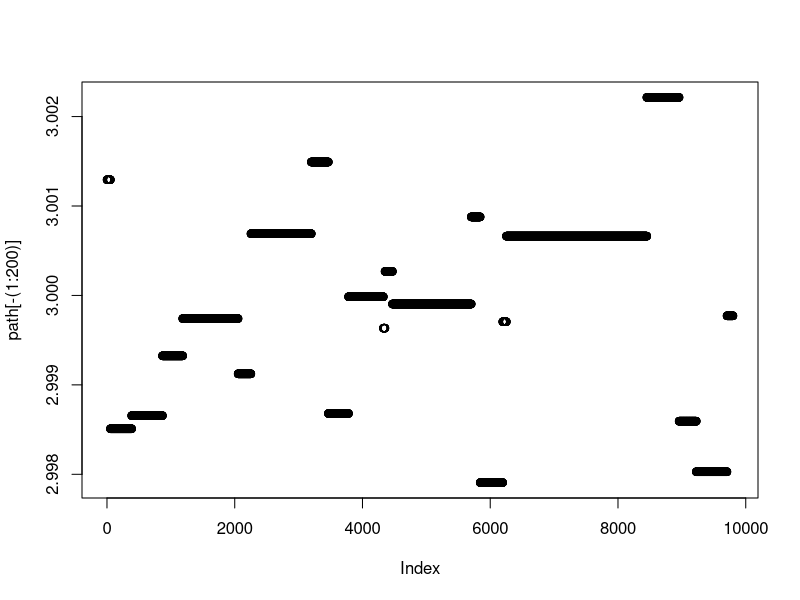
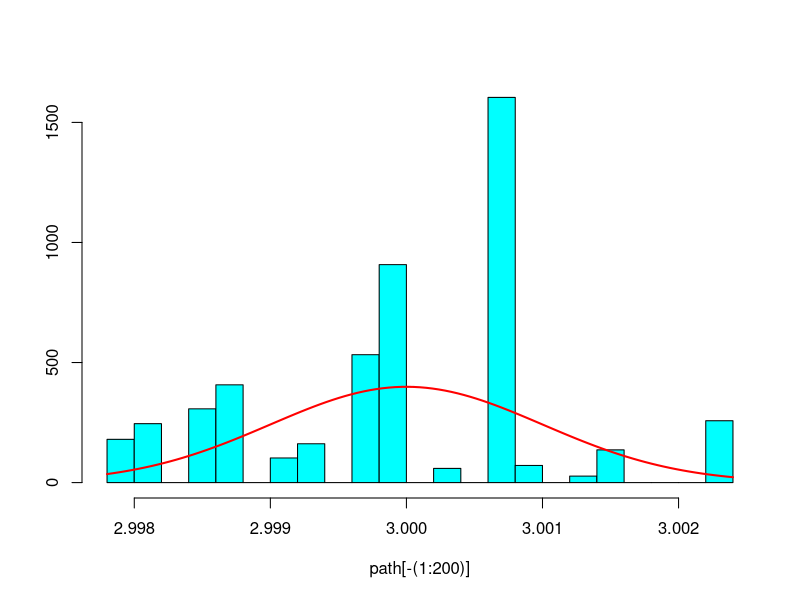
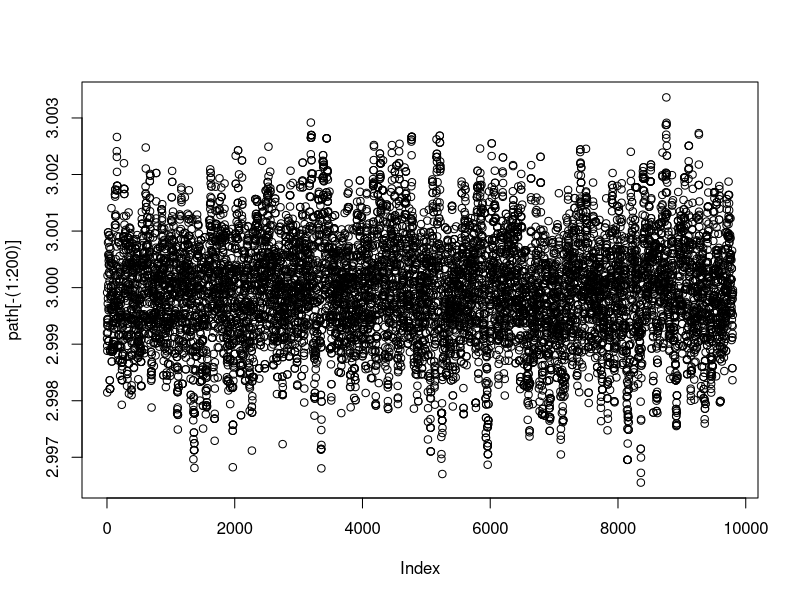
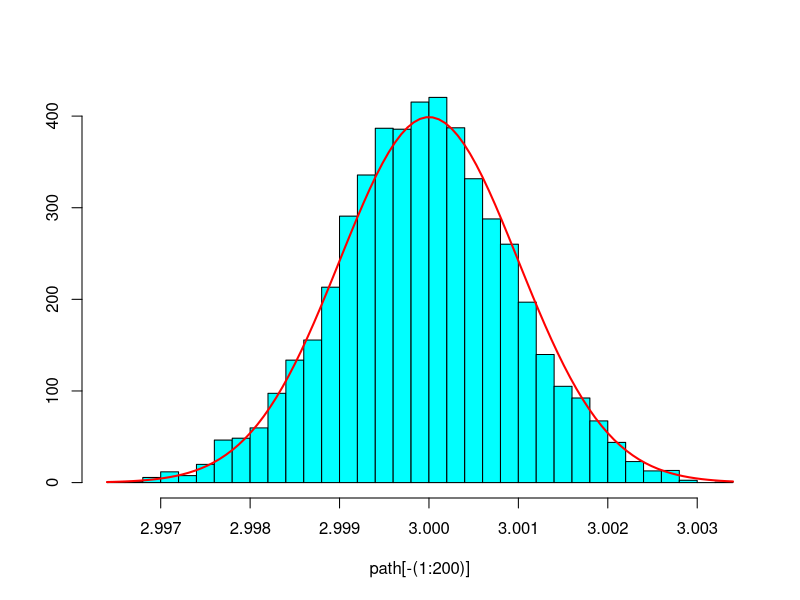
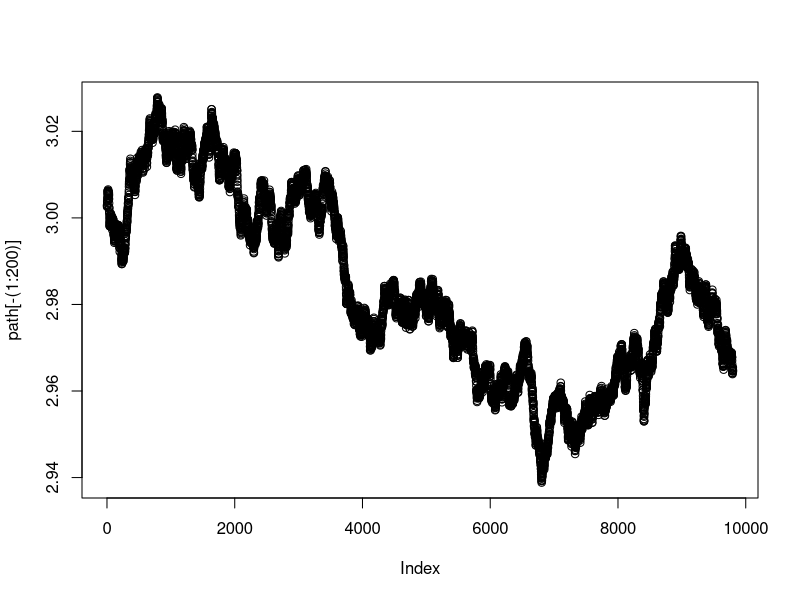
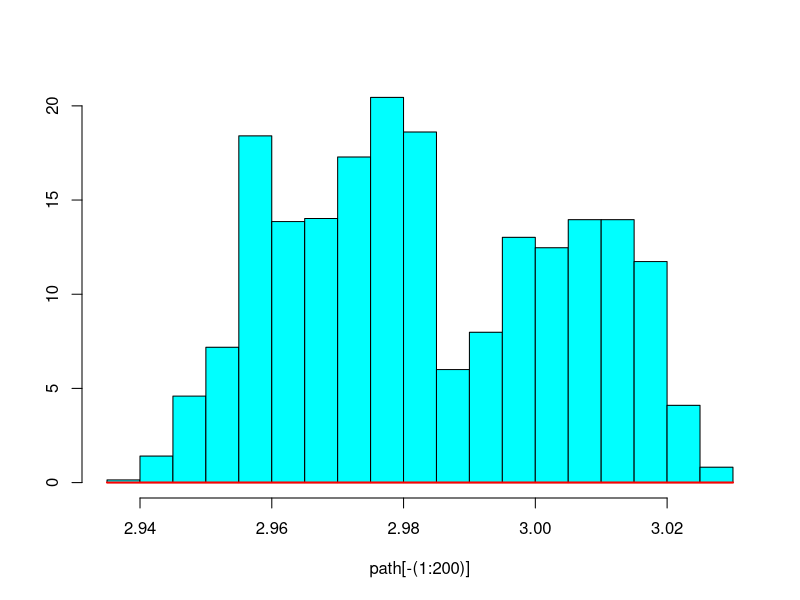
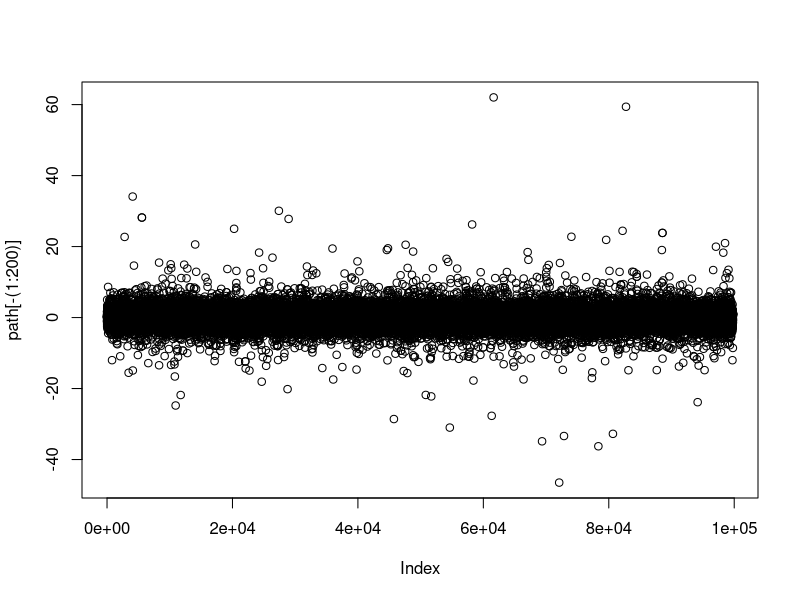
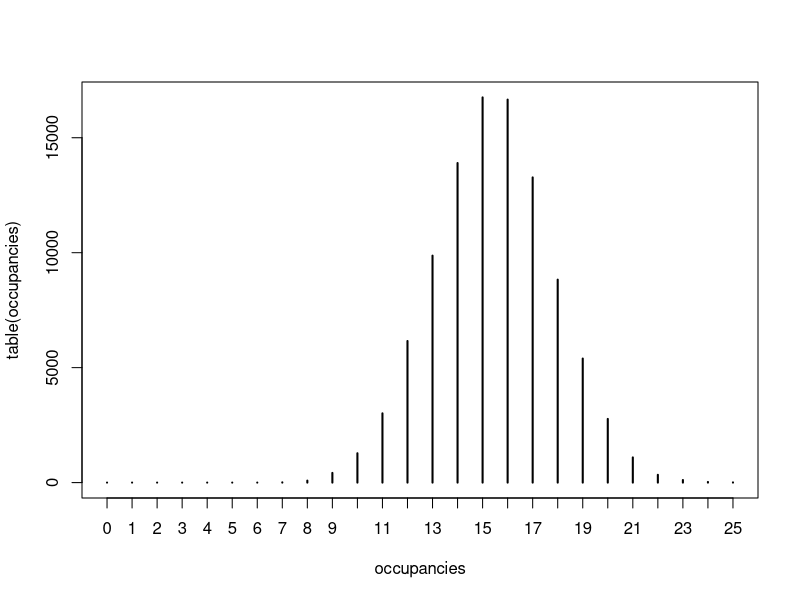

Recreate these plots in R, in order.
# Problem 2
## 2a: Example of POOR Scale Size
f <- function(x) {
  return(1/(3*sqrt(2*pi)) * exp(-0.5*((x - 3 )/ 0.001)^2))
}

nit <- 10000
path <- rep(0, nit)
state <- 3  # Initial state
path[1] <- state
scale <- 1
for (i in 2:nit) {
  candidate <- runif(n = 1, min = state - scale, max = state + scale)
  ratio <- f(candidate) / f(state)
  u <- runif(n = 1, min = 0, max = 1)
  if (u < ratio) {
    state <- candidate
  }
  path[i] <- state
}

plot(path[-(1:200)])

library(MASS)
truehist(path[-(1:200)])
con <- integrate(f, 2.9, 3.1)$value     
fnormalized <- function(x){f(x)/con}
curve(fnormalized(x), add=TRUE, col="red", lwd=2)

## 2b: Example of GOOD Scale size
path <- rep(0, nit)

state <- 3  # Initial state
path[1] <- state

scale <- 0.001
for (i in 2:nit) {
  candidate <- runif(n = 1, min = state - scale, max = state + scale)
  ratio <- f(candidate) / f(state)
  u <- runif(n = 1, min = 0, max = 1)
  if (u < ratio) {
    state <- candidate
  }
  path[i] <- state
}

plot(path[-(1:200)])

library(MASS)
truehist(path[-(1:200)])
curve(fnormalized(x), add=TRUE, col="red", lwd=2)

## 2c: Another example of POOR scale size
f <- function(x) {
  return(1/sqrt(2*pi) * exp(-(x^2)/2))
}

path <- rep(0, nit)

state <- 3  # Initial state
path[1] <- state

scale <- 0.001
for (i in 2:nit) {
  candidate <- runif(n = 1, min = state - scale, max = state + scale)
  ratio <- f(candidate) / f(state)
  u <- runif(n = 1, min = 0, max = 1)
  if (u < ratio) {
    state <- candidate
  }
  path[i] <- state
}

plot(path[-(1:200)])
con <- integrate(f, -5, 5)$value     
fnormalized <- function(x){f(x)/con}

library(MASS)
truehist(path[-(1:200)])
curve(fnormalized(x), add=TRUE, col="red", lwd=2)

# Problem 4
## 4b: Independence sampler MCMC
f <- function(x) {
  return((1 + (x^2)/3)^(-0.5*4))
}

nit <- 100000
path <- rep(NA, nit)
state <- 0 # Initial state
path[1] <- state
for (i in 2:nit) {
  angle <- runif(n = 1, min = -pi/2, max = pi/2)
  candidate <- tan(angle)
  ratio <- (f(candidate) * dcauchy(state)) / (f(state) * dcauchy(candidate))
  u <- runif(n = 1, min = 0, max = 1)
  if (u < ratio) {
    state <- candidate # Accept the candidate
  }
  path[i] <- state
}

plot(path[-(1:200)])

## 4c: Quantiles
quantile(abs(path), probs = c(0.9, 0.95, 0.99))
# Factoring in the absolute values, for comparison:
qt(p = c(0.95, 0.975, 0.995), df = 3)

# Problem 5
## 5b: Hardcore Lattice model
nit <- 100000
path <- array(0, dim=c(8, 8, nit))

meets_constraint <- function(lattice) {
  # Check for vertical pairs
  for (i in 1:8) {
    for (j in 1:7) {
      if (lattice[i, j] + lattice[i, j + 1] == 2) {
        return(FALSE)
      }
    }
  }
  
  # Check for horizontal pairs
  for (j in 1:8) {
    for (i in 1:7) {
      if (lattice[i, j] + lattice[i + 1, j] == 2) {
        return(FALSE)
      }
    }
  }
  
  return(TRUE);
}

for (k in 2:nit) {
  x <- sample(1:8, size=1)
  y <- sample(1:8, size=1)
  this_lattice <- path[,,k - 1]
  this_lattice[x, y] <- 1 - this_lattice[x, y]
  if (meets_constraint(this_lattice)) {
    path[,,k] <- this_lattice
  }
  else {
    path[,,k] <- path[,,k - 1]
  }
}

occupancies <- rep(0, nit)
for (i in 1:nit) {
  occupancies[i] <- sum(path[,,i])
}

plot(table(occupancies))

## 5c: Quantiles
quantile(occupancies, c(0.1, 0.5, 0.9))

## 5d: Graphs
library(grid)

plot.hc <- function(mat){
  m <- dim(mat)[1]
  n <- dim(mat)[2]
  
  grid.newpage()
  rad = .02
  xx = function(j) {j/(n+1)}
  yy = function(i) {(m+1-i)/(m+1)}
  
  for(i in 1:m){
    grid.lines(c(xx(1),xx(n)),c(yy(i),yy(i)))
  }
  for(j in 1:n){
    grid.lines(c(xx(j),xx(j)),c(yy(1),yy(m)))
  }
  for(j in 1:n){
    for(i in 1:m){
      mycolor <- c('black','green')[1+mat[i,j]]
      grid.circle(xx(j), yy(i), rad, gp=gpar(fill=mycolor))
    }
  }
}

plot.hc(path[,,2500])
plot.hc(path[,,5000])
plot.hc(path[,,7500])
plot.hc(path[,,10000])